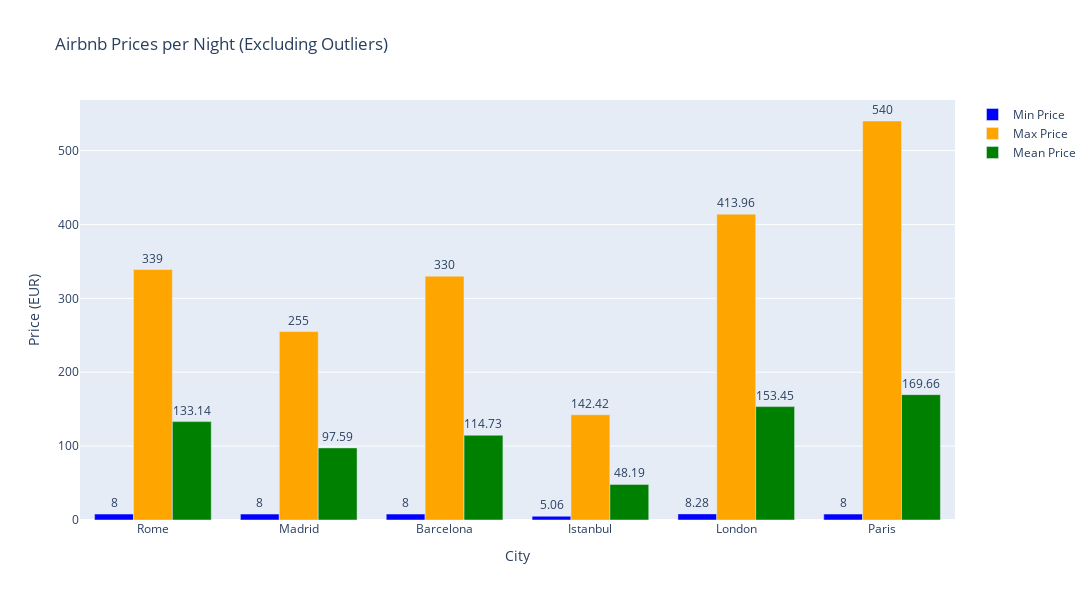

The code cell stored with this chart in its notebook:
### Markdown cell above
##### Visualizing/comparing min/max/mean prices for all cities

### Code cell
# Calculate stats for each city
prices_df = calculate_stats(dataframe_currency)

# Create a grouped bar chart using Plotly Graph Objects
fig = go.Figure()

# Add bars for min, max, and mean prices
fig.add_trace(go.Bar(
    x=prices_df['city'],
    y=prices_df['min_price'],
    name='Min Price',
    marker_color='blue',
    text=prices_df['min_price'],
    textposition='outside'
))

fig.add_trace(go.Bar(
    x=prices_df['city'],
    y=prices_df['max_price'],
    name='Max Price',
    marker_color='orange',
    text=prices_df['max_price'],
    textposition='outside'
))

fig.add_trace(go.Bar(
    x=prices_df['city'],
    y=prices_df['mean_price'],
    name='Mean Price',
    marker_color='green',
    text=prices_df['mean_price'],
    textposition='outside'
))

# Update layout
fig.update_layout(
    title='Airbnb Prices per Night (Excluding Outliers)',
    xaxis_title='City',
    yaxis_title='Price (EUR)',
    barmode='group',  # Group bars
    width=1200,  # Adjust the width as needed
    height=600 
)

# Show the plot
fig.show()

### Figure 1 — Plotly figure (JSON) as saved in the notebook; plotly's stock layout.template omitted (floating-point values rounded to 4 significant figures)
{"data": [{"marker": {"color": "blue"}, "name": "Min Price", "text": [8, 8, 8, 5.06, 8.28, 8], "textposition": "outside", "type": "bar", "x": ["Rome", "Madrid", "Barcelona", "Istanbul", "London", "Paris"], "y": [8, 8, 8, 5.06, 8.28, 8]}, {"marker": {"color": "orange"}, "name": "Max Price", "text": [339, 255, 330, 142.4, 414.0, 540], "textposition": "outside", "type": "bar", "x": ["Rome", "Madrid", "Barcelona", "Istanbul", "London", "Paris"], "y": [339, 255, 330, 142.4, 414.0, 540]}, {"marker": {"color": "green"}, "name": "Mean Price", "text": [133.1, 97.59, 114.7, 48.19, 153.4, 169.7], "textposition": "outside", "type": "bar", "x": ["Rome", "Madrid", "Barcelona", "Istanbul", "London", "Paris"], "y": [133.1, 97.59, 114.7, 48.19, 153.4, 169.7]}], "layout": {"barmode": "group", "height": 600, "title": {"text": "Airbnb Prices per Night (Excluding Outliers)"}, "width": 1200, "xaxis": {"title": {"text": "City"}}, "yaxis": {"title": {"text": "Price (EUR)"}}}}
